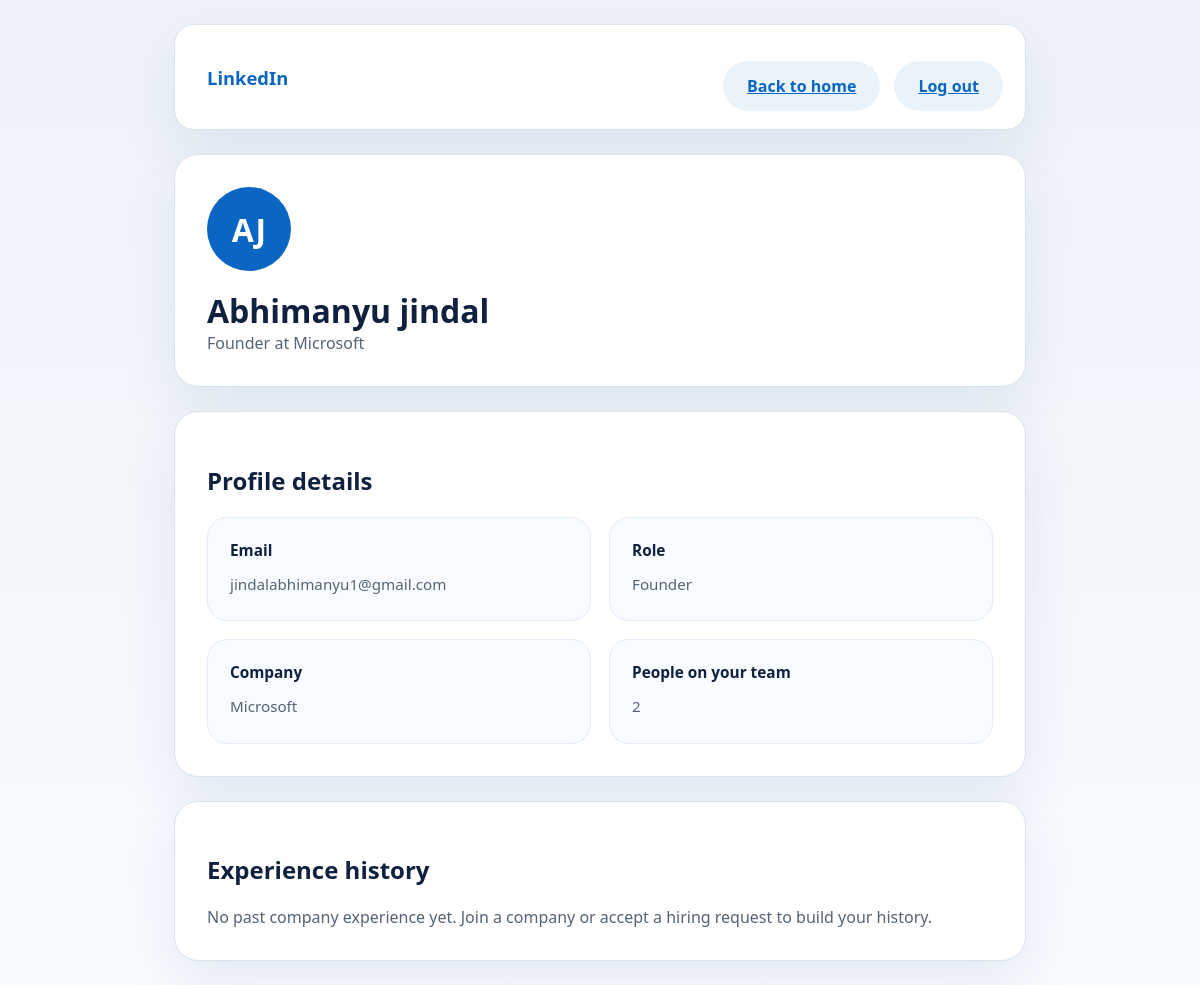
Screenshot of /profile (signed in) with the database file from the repository.
### tables this page shows
CREATE TABLE users (id INTEGER PRIMARY KEY AUTOINCREMENT, full_name TEXT NOT NULL, email TEXT NOT NULL UNIQUE, password TEXT NOT NULL, company TEXT NOT NULL, role TEXT NOT NULL DEFAULT 'Professional');

### test.py (the view)
@app.route('/profile')
def profile():
    user = current_user()
    if not user:
        return redirect('/')
    email = request.args.get('email', user['email']).strip().lower()
    conn = get_db()
    user_row = conn.execute('SELECT * FROM users WHERE email = ?', (email,)).fetchone()
    if not user_row:
        conn.close()
        return redirect('/')
    experiences = conn.execute(
        'SELECT * FROM experiences WHERE user_email = ? ORDER BY id DESC',
        (email,),
    ).fetchall()
    if user_row['company'] and user_row['company'] != 'Unemployed':
        team_count = conn.execute(
            'SELECT COUNT(1) FROM users WHERE company = ? AND email != ?',
            (user_row['company'], user_row['email']),
        ).fetchone()[0]
    else:
        team_count = 0
    conn.close()
    return render_template('profile.html', user=user_row, team_count=team_count, experiences=experiences, is_self=(email == user['email']))

### test.py (called while the page is built)
def get_db():
    conn = sqlite3.connect(DB_PATH)
    conn.row_factory = sqlite3.Row
    return conn

def current_user():
    if 'user' not in session:
        return None
    conn = get_db()
    user = conn.execute('SELECT * FROM users WHERE email = ?', (session['user']['email'],)).fetchone()
    conn.close()
    if user:
        session['user'] = {
            'full_name': user['full_name'],
            'email': user['email'],
            'company': user['company'],
            'role': user['role'],
        }
    return user

### templates/profile.html (shortened to what this page needs)
<!DOCTYPE html>
<html lang="en">
<head>
</head>
<body>
    <div class="page-shell">
        <div class="topbar">
            <div class="brand">
                LinkedIn
            </div>
            <div class="button-row">
                <a class="button-secondary" href="/dashboard">Back to home</a>
                <a class="button-secondary" href="/logout">Log out</a>
            </div>
        </div>
        <div class="content">
            <section class="profile-card">
                <div class="profile-avatar">{{ user.full_name.split(' ')[0][0] }}{{ user.full_name.split(' ')[-1][0] }}</div>
                <div>
                    <h1 class="profile-name">{{ user.full_name }}</h1>
                    <p class="profile-role">{{ user.role }} at {{ user.company }}</p>
                </div>
            </section>
            <section class="details-card">
                <h2 class="section-title">Profile details</h2>
                <div class="detail-grid">
                    <div class="detail-block">
                        <strong>Email</strong>
                        <span>{{ user.email }}</span>
                    </div>
                    <div class="detail-block">
                        <strong>Role</strong>
                        <span>{{ user.role }}</span>
                    </div>
                    <div class="detail-block">
                        <strong>Company</strong>
                        <span>{{ user.company }}</span>
                    </div>
                    <div class="detail-block">
                        <strong>People on your team</strong>
                        <span>{{ team_count }}</span>
                    </div>
                </div>
            </section>
            <section class="details-card">
                <h2 class="section-title">Experience history</h2>
                {% if experiences %}
                    <div class="detail-grid">
                        {% for exp in experiences %}
                            <div class="detail-block">
                                <strong>{{ exp.role }} at {{ exp.company_name }}</strong>
                                <span>{{ exp.level }}</span>
                                <span>{{ exp.start_date }} – {{ exp.end_date }}</span>
                                <span>{{ exp.description }}</span>
                            </div>
                        {% endfor %}
                    </div>
                {% else %}
                    <p style="color: var(--muted); margin: 0;">No past company experience yet. Join a company or accept a hiring request to build your history.</p>
                {% endif %}
            </section>
        </div>
    </div>
</body>
</html>

### templates/profile.html (style rules this page uses)
:root { --bg: #f7fafc; --surface: #ffffff; --accent: #0a66c2; --muted: #546475; --border: #d9e2ef; --radius: 24px; --shadow: 0 24px 60px rgba(12, 53, 111, 0.08); }
* { box-sizing: border-box; }
body { margin: 0; min-height: 100vh; font-family: 'Segoe UI', Tahoma, Geneva, Verdana, sans-serif; background: linear-gradient(180deg, #eef3f9 0%, #f8fbff 100%); color: #10203f; }
.page-shell { width: min(900px, 100%); margin: 0 auto; padding: 24px; }
.topbar { display: flex; justify-content: space-between; align-items: center; gap: 16px; padding: 18px 22px; background: #ffffff; border: 1px solid var(--border); border-radius: 20px; box-shadow: var(--shadow); margin-bottom: 24px; }
.brand { display: inline-flex; align-items: center; gap: 10px; font-weight: 700; color: var(--accent); font-size: 1.15rem; }
.content { display: grid; gap: 24px; }
.profile-card, .details-card { background: var(--surface); border: 1px solid var(--border); border-radius: var(--radius); padding: 32px; box-shadow: var(--shadow); }
.profile-card { display: grid; gap: 18px; }
.profile-avatar { width: 84px; height: 84px; border-radius: 50%; background: var(--accent); color: white; display: grid; place-items: center; font-size: 2rem; font-weight: 800; text-transform: uppercase; }
.profile-name { margin: 0; font-size: 2rem; }
.profile-role { margin: 0; color: var(--muted); font-size: 1rem; }
.detail-grid { display: grid; grid-template-columns: repeat(2, minmax(0, 1fr)); gap: 18px; }
.detail-block { padding: 22px; border-radius: 20px; background: #f8fbff; border: 1px solid #e4ecf7; }
.detail-block strong { display: block; margin-bottom: 10px; font-size: 0.96rem; color: var(--text); }
.detail-block span { color: var(--muted); font-size: 0.95rem; line-height: 1.8; }
.button-row { display: flex; gap: 14px; flex-wrap: wrap; margin-top: 18px; }
.button-primary, .button-secondary { border: none; border-radius: 999px; padding: 14px 24px; cursor: pointer; font-weight: 700; }
.button-secondary { background: rgba(10, 102, 194, 0.08); color: var(--accent); }

### rows the page displays
users: full_name "A", full_name "J", full_name "Abhimanyu jindal", role "Founder", company "Microsoft", email "jindalabhimanyu1@gmail.com"

### other values shown
{{ team_count }} "2"
